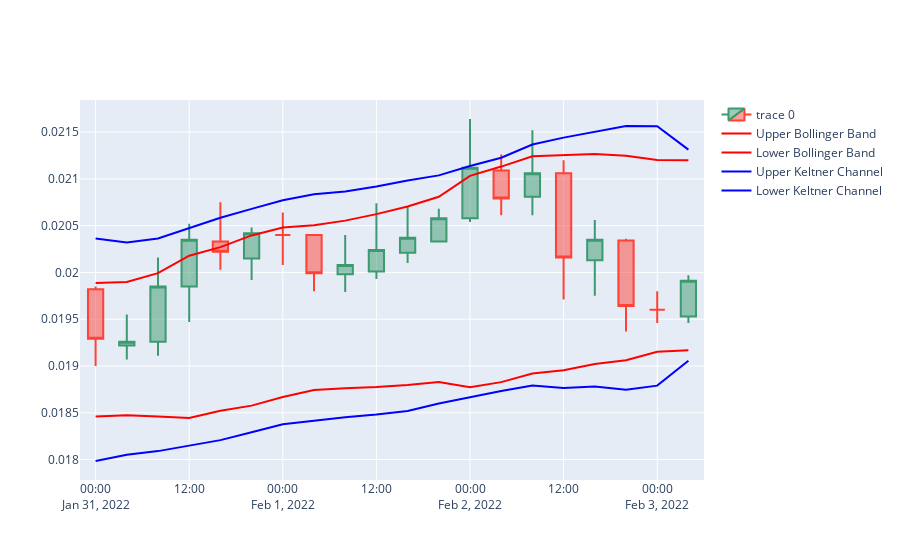

Source (notebook cell):
### Code cell
df = dataframes['TCTUSDT'][-20:]
chart(df)
